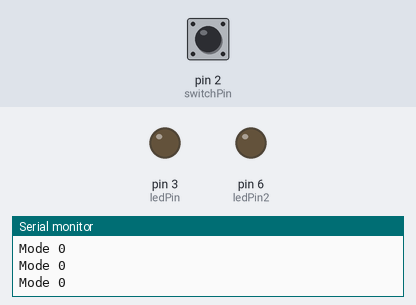
A sketch run on a simulated Arduino Uno, built with avr-gcc and run on an emulated ATmega328P. Parts: output pins drawn as LEDs (lit = HIGH), the last lines printed to the serial monitor. The test bench sets the inputs (shaded band); at power-on: pin 2 (switchPin) LOW.

Above: at 1.2 s.
1.3 s: pin 2 (switchPin) pulled HIGH for 0.15 s
At 2.4 s:
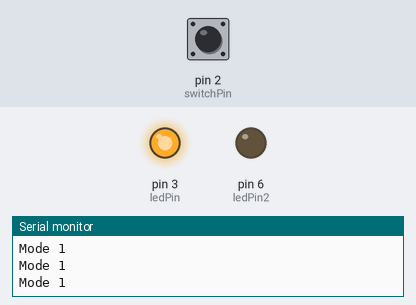
2.9 s: pin 2 (switchPin) pulled HIGH for 1 s
At 4.07 s:
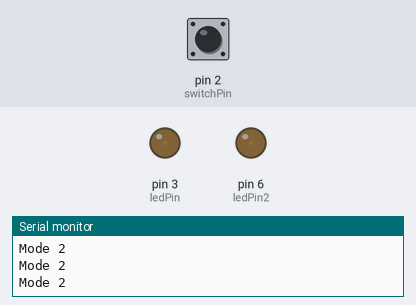
5.9 s: pin 2 (switchPin) pulsed HIGH 2 times (0.12 s each, 0.3 s apart)
8.0 s: pin 2 (switchPin) pulled HIGH for 3.2 s
At 11.37 s:
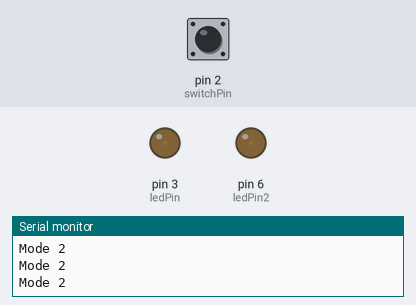
14.2 s: pin 2 (switchPin) pulsed HIGH 2 times (0.12 s each, 0.3 s apart)
Timing chart, 0 to 17.2 s (numbered marks = the images above; inputs shaded):
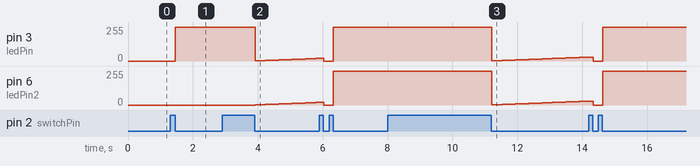

The sketch:

Modes.ino
```cpp
int ledPin = 3;
int ledPin2 = 6;
int switchPin = 2;
int switchRead = 0;
int mode = 0;

boolean pressing = false;

//Mode 2 Variables
int counter = 0;

long pMillis = 0;

int interval = 100;

boolean flipFlop = false;

void setup() {
  // put your setup code here, to run once:
  pinMode(ledPin, OUTPUT);
  pinMode(switchPin, INPUT);
  Serial.begin(9600);
}

void loop() {

  switchRead = digitalRead(switchPin);
  //Serial.println(switchRead);

  if (switchRead == 1) {
    pressing = true;
  }

  if (switchRead == 0 && pressing == true) {
    pressing = false;
    //do something
    //counter = counter + 1;
    mode++;
    Serial.println(mode);
  }

  if (mode == 0) {
    //Reset of Off Condition
    digitalWrite(ledPin, LOW);
    digitalWrite(ledPin2, LOW);
    Serial.println("Mode 0");
    counter = 0;
  }
  else if (mode == 1) {
    digitalWrite(ledPin, HIGH);
    digitalWrite(ledPin2, HIGH);
    Serial.println("Mode 1");

  } else if (mode == 2) {
    //run fade program
    Serial.println("Mode 2");

    if (millis() - pMillis >= interval) {
      pMillis = millis();
      if (flipFlop == false) {
        counter++;
      } else {
        counter--;
      }
      Serial.println(counter);
    }
    analogWrite(ledPin2, counter);
    analogWrite(ledPin,counter);


    if (counter >= 255) {
      flipFlop = true;
    }

    if (counter <= 0) {
      flipFlop = false;
    }


  } else {
    mode = 0;
  }

}
```

Measured:
- after the input at 1.3 s, pin 3 (ledPin): 0/255 → 255/255 after 0.16 s
- after the input at 2.9 s, pin 3 (ledPin): 255/255 → 1/255 after 1.0 s, → 2/255 0.10 s later, → 3/255 0.10 s later, → 4/255 0.10 s later, … (20 changes in this stretch); pin 6 (ledPin2): moves from 0/255 to 20/255 over 2.0 s, starting after 1.0 s
- after the input at 8.0 s, pin 3 (ledPin), pin 6 (ledPin2): 255/255 → 1/255 after 3.2 s, → 2/255 0.10 s later, → 3/255 0.10 s later, → 4/255 0.10 s later, … (29 changes in this stretch)
